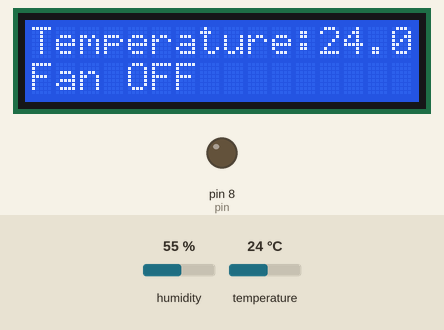
This sketch was run on a simulated Arduino Uno, built with avr-gcc and run on an emulated ATmega328P. On the bench: 16×2 character LCD, output pins drawn as LEDs (lit = HIGH). The inputs (shaded band) are chosen by the test bench; at power-on: temperature 24 °C, humidity 55 %. What the sketch prints to the serial monitor is not drawn.

Above: at 2.7 s.
2.8 s: temperature set to 32 °C
At 5.6 s:
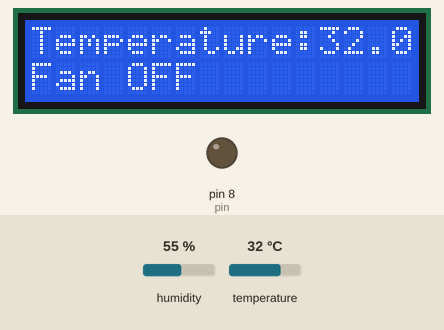
7.8 s: temperature set to 35 °C
At 9.9 s:
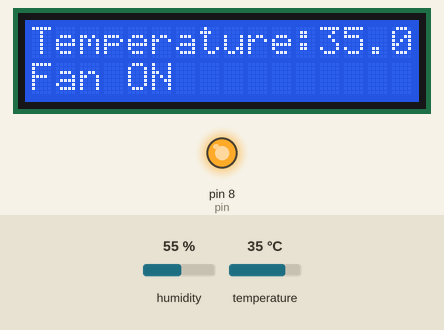
14.2 s: temperature set to 12 °C
At 16.3 s:
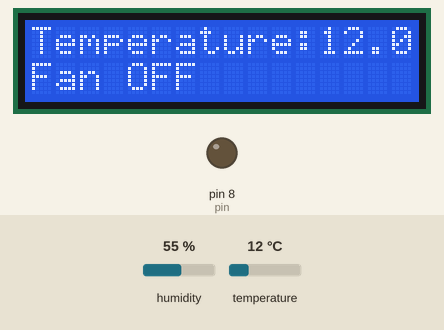
Timing chart, 0 to 17.8 s (numbered marks = the images above; inputs shaded):
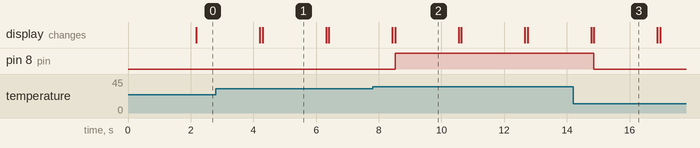

Measured:
- the behaviour switches between 33 and 34 °C on temperature (found by bisection; images 1 and 2)
- after the input at 2.8 s, the display: first differs from a run without the input after 1.5 s (image 1)
- after the input at 7.8 s, pin 8 (pin): LOW → HIGH after 0.72 s; the display: first differs from a run without the input after 0.72 s (image 2)
- after the input at 14.2 s, pin 8 (pin): HIGH → LOW after 0.67 s; the display: first differs from a run without the input after 0.67 s (image 3)
- what the display in image 1 shows lasts 2.0 s, from 4.3 s to 6.3 s

The sketch:

sketch_mar24a_Fan_Arduino.ino
```cpp
#include <DHT.h>                  // Library for DHT Sensor
#include <LiquidCrystal_I2C.h>    // Library for LCD Display

#define DHTPIN 7                  // DHT11 sensor data pin
#define DHTTYPE DHT11             // DHT sensor type
#define ROOM_TEMPERATURE 28       // Room Temperature
#define TEMPERATURE_THRESHOLD 33  // Temperature threshold at which fan starts

int pin = 8;                         // Pin connected to the fan relay
LiquidCrystal_I2C lcd(0x27, 16, 2);  // I2C address 0x27, 16 column and 2 rows for LCD
DHT dht(DHTPIN, DHTTYPE);            // Initialize DHT sensor object

void setup() {
  Serial.begin(9600);             // Initialize serial communication at 9600 baud rate
  dht.begin();                    // Initialize DHT sensor
  lcd.init();                     // Initialize LCD
  lcd.backlight();                // Turn on LCD backlight
  pinMode(pin, OUTPUT);           // Set the fan pin as an output
}

void loop() {
  delay(2000);                                // Delay between readings (adjust as needed)
  float temperature = dht.readTemperature();  // Read temperature in Celsius from DHT sensor
  Serial.print("Temperature: ");              // Print temperature to serial monitor
  Serial.print(temperature);
  Serial.println(" °C");
  lcd.clear();                                // Clear LCD display
  lcd.setCursor(0, 1);                        // Set cursor to the second line of LCD

  if (isnan(temperature)) {                   // Check if temperature reading is valid
    Serial.println("Failed to read temperature from DHT sensor!");
    return;
  }

  if (temperature > TEMPERATURE_THRESHOLD) {  // If temperature exceeds threshold, turn on fan
    lcd.begin(16, 2);                         // Initialize LCD with 16 columns and 2 rows
    lcd.setCursor(0, 0);                      // Set cursor to first line of LCD
    lcd.print("Temperature:");                // Display temperature label
    lcd.print(temperature);                   // Display temperature value
    lcd.setCursor(0, 1);                      // Set cursor to second line of LCD
    lcd.print("Fan ON");                      // Indicate fan is turned on
    digitalWrite(pin, HIGH);                  // Turn on fan
  } else {                                    // If temperature is below threshold, turn off fan
    lcd.begin(16, 2);                         // Initialize LCD with 16 columns and 2 rows
    lcd.setCursor(0, 0);                      // Set cursor to first line of LCD
    lcd.print("Temperature:");                // Display temperature label
    lcd.print(temperature);                   // Display temperature value
    lcd.setCursor(0, 1);                      // Set cursor to second line of LCD
    lcd.print("Fan OFF");                     // Indicate fan is turned off
    digitalWrite(pin, LOW);                   // Turn off fan
  }
}
```
